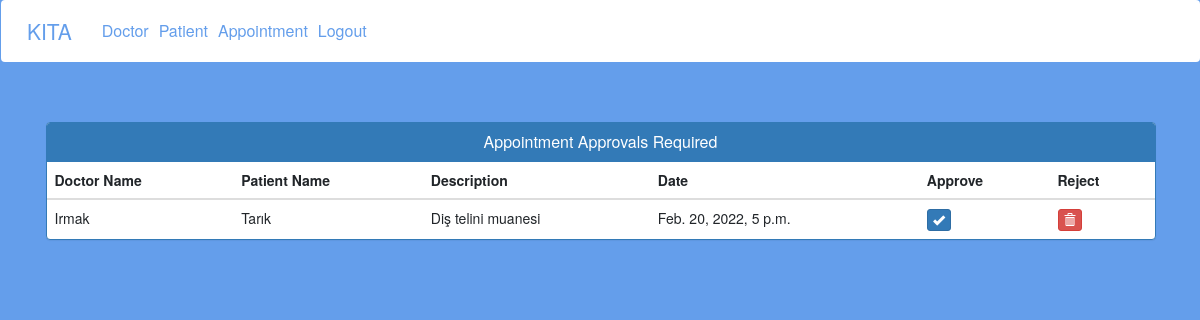
Page /admin-approve-appointment on the committed database.
### hospital/models.py (models this page shows)
class Appointment(models.Model):
    patientId=models.PositiveIntegerField(null=True)
    doctorId=models.PositiveIntegerField(null=True)
    patientName=models.CharField(max_length=40,null=True)
    doctorName=models.CharField(max_length=40,null=True)
    appointmentDate=models.DateTimeField(auto_now=False)
    description=models.TextField(max_length=500)
    status=models.BooleanField(default=False)

### hospital/views.py (the view)
# urls.py: path('admin-approve-appointment', views.admin_approve_appointment_view,name='admin-approve-appointment'),
def admin_approve_appointment_view(request):
    appointments=models.Appointment.objects.all().filter(status=False)
    return render(request,'hospital/admin_approve_appointment.html',{'appointments':appointments})

### templates/hospital/admin_approve_appointment.html (shortened to what this page needs)
{% extends 'hospital/admin_base.html' %}
{% block content %}
<head>
  <link href="//netdna.bootstrapcdn.com/bootstrap/3.0.0/css/bootstrap.min.css" rel="stylesheet" id="bootstrap-css">
</head>
<div class="container">
  <div class="panel panel-primary">
    <div class="panel-heading">
      <h6 class="panel-title">Appointment Approvals Required</h6>
    </div>
    <table class="table table-hover" id="dev-table">
      <thead>
        <tr>
          <th>Doctor Name</th>
          <th>Patient Name</th>
          <th>Description</th>
          <th>Date</th>
          <th>Approve</th>
          <th>Reject</th>
        </tr>
      </thead>
      {% for a in appointments %}
      <tr>
        <td> {{a.doctorName}}</td>
        <td>{{a.patientName}}</td>
        <td>{{a.description}}</td>
        <td>{{a.appointmentDate}}</td>
        <td><a class="btn btn-primary btn-xs" href="{% url 'approve-appointment' a.id  %}"><span class="glyphicon glyphicon-ok"></span></a></td>
        <td><a class="btn btn-danger btn-xs" href="{% url 'reject-appointment' a.id  %}"><span class="glyphicon glyphicon-trash"></span></a></td>
      </tr>
      {% endfor %}
    </table>
  </div>
</div>
{% endblock content %}

### static/style.css (style rules this page uses)
body { padding-left: 240px; }

### templates/hospital/admin_approve_appointment.html (style rules this page uses)
a:link { text-decoration: none; }
h6 { text-align: center; }

### rows in the picture
Appointment: doctorName "Irmak", patientName "Tarık", description "Diş telini muanesi", appointmentDate "Feb. 20, 2022, 5 p.m."
